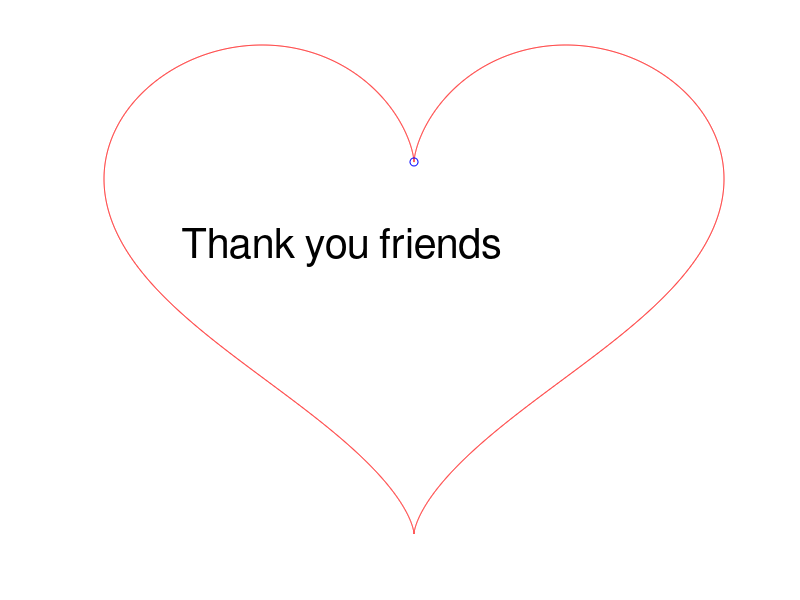

Reproduce this figure in MATLAB.
t=0:0.001:6.3;
x=16*(sin(t)).^3;
y=13*cos(t)-5*cos(2*t)-2*cos(3*t)-cos(4*t);

figure('color',[1 1 1]);
axis square
axis off

comet(x,y);
text(-12,0,'Thank you friends','FontSize',30);
axis off